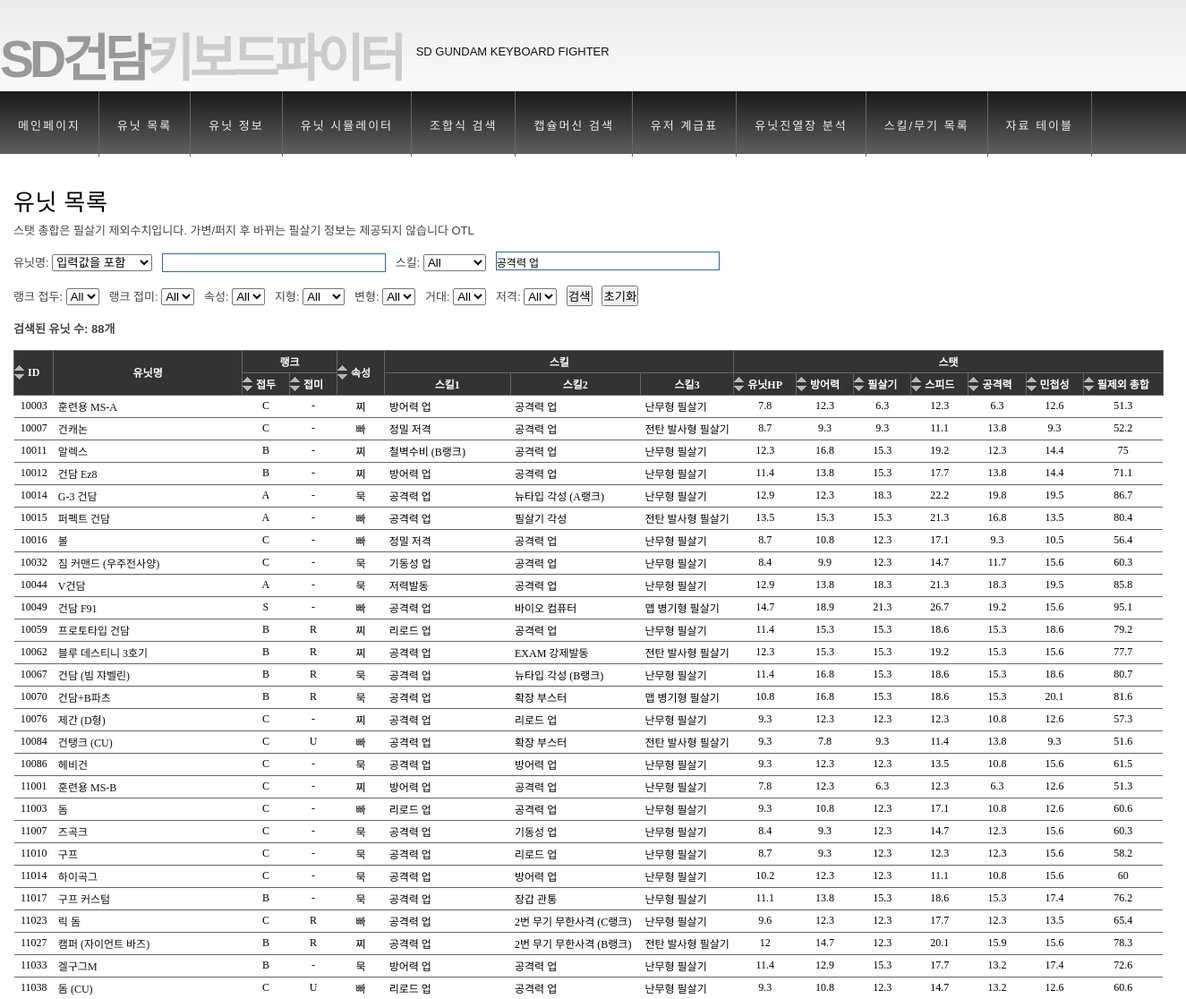
Page /unit_list.php?skillName_q=공격력+업 (upper part) on the earlier database version.
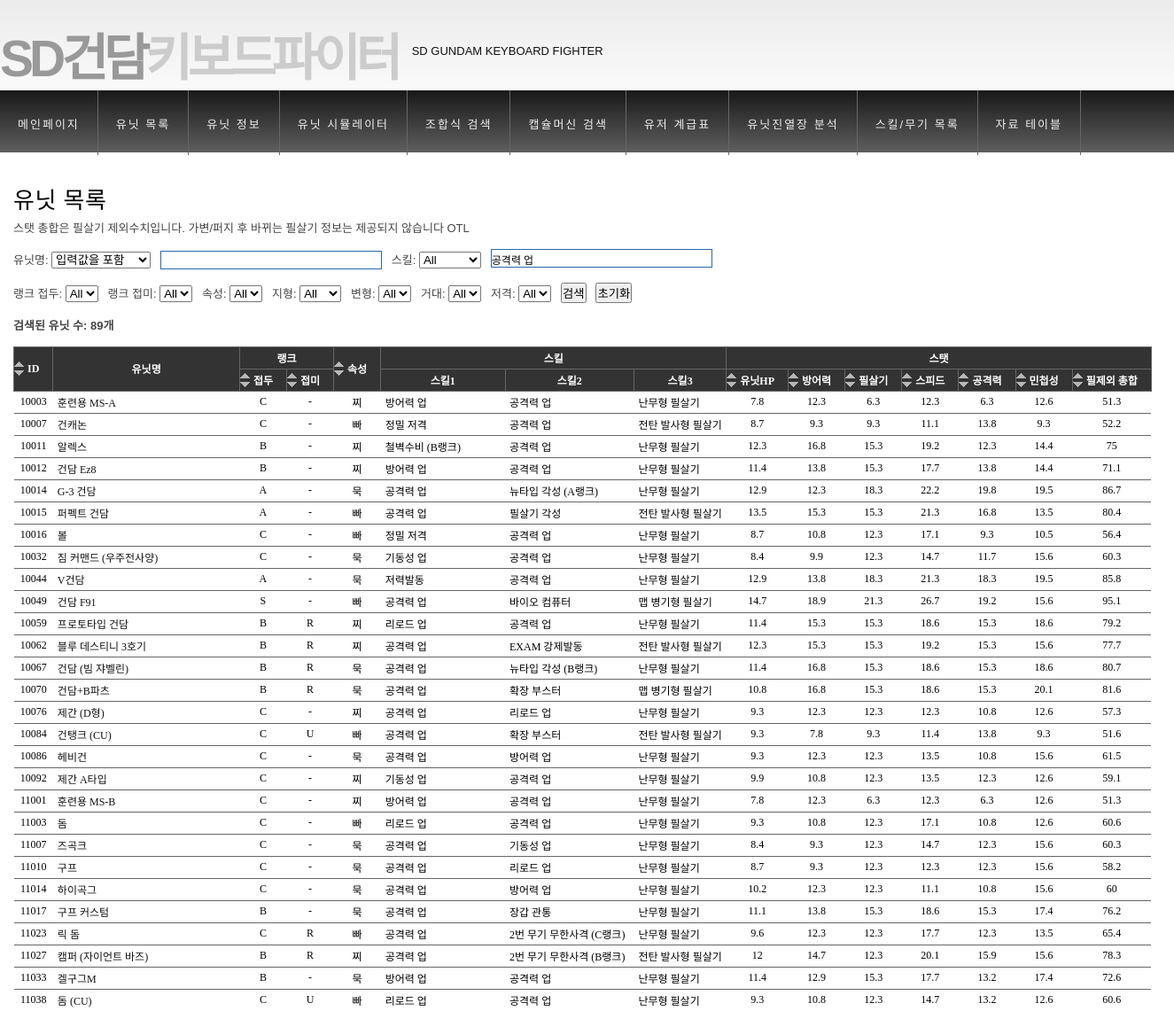
Same page on the later database version.
### tables this page shows
CREATE TABLE IF NOT EXISTS `unit` (
  `UnitID` int(11) DEFAULT NULL,
  `UnitNo` int(11) DEFAULT NULL,
  `Model` varchar(30) DEFAULT NULL,
  `RankPrefix` char(1) DEFAULT NULL,
  `RankSuffix` char(1) DEFAULT NULL,
  `Property` varchar(3) DEFAULT NULL,
  `Weapon1No` int(11) DEFAULT NULL,
  `Weapon1Name` varchar(20) DEFAULT NULL,
  `Weapon2No` int(11) DEFAULT NULL,
  `Weapon2Name` varchar(20) DEFAULT NULL,
  `Weapon3No` int(11) DEFAULT NULL,
  `Weapon3Name` varchar(20) DEFAULT NULL,
  `Weapon4No` int(11) DEFAULT NULL,
  `Weapon4Name` varchar(20) DEFAULT NULL,
  `Weapon5No` int(11) DEFAULT NULL,
  `Weapon5Name` varchar(20) DEFAULT NULL,
  `Weapon6No` int(11) DEFAULT NULL,
  `Weapon6Name` varchar(20) DEFAULT NULL,
  `Skill1Name` varchar(20) DEFAULT NULL,
  `Skill2Name` varchar(20) DEFAULT NULL,
  `Skill3Name` varchar(20) DEFAULT NULL,
  `UnitStat1` float DEFAULT NULL,
  `UnitStat2` float DEFAULT NULL,
  `UnitStat3` float DEFAULT NULL,
  `UnitStat4` float DEFAULT NULL,
  `UnitStat5` float DEFAULT NULL,
  `UnitStat6` float DEFAULT NULL,
  `Comment` text,
  `Landform` varchar(5) DEFAULT NULL,
  `Modification` varchar(3) DEFAULT NULL,
  `Repair` varchar(3) DEFAULT NULL,
  `Oversize` varchar(3) DEFAULT NULL,
  `Sniping` varchar(3) DEFAULT NULL
);

### inc/function.php (called while the page is built, shortened)
<?
function GenerateQueryCondition($arrCondition){
	$isFirstCondition=true;
	$query_condition="";
	foreach($arrCondition as $condition){
		if($isFirstCondition){
			$isFirstCondition=false;
			$query_condition=$query_condition." WHERE";
		}else{
			$query_condition=$query_condition." AND";
		}
		$query_condition=$query_condition." ".$condition;
	}
	return $query_condition;
}
?>

### unit_list.php (the view, shortened to what this page needs)
<?
include_once("header.php");
$arrCondition=array();
$model="";
$modelOption="";
$skillSlot="";
$skillName="";
if( strlen($_GET["skillName_q"])!=0 ){
	$skillName=$_GET["skillName_q"];
	if($skillSlot==""){
		$query_partial="(Skill1Name='$skillName' OR Skill2Name='$skillName' OR Skill3Name='$skillName')";
	}else{
		$query_partial="Skill".$skillSlot."Name='$skillName'";
	}
	array_push($arrCondition, $query_partial);
}
$rankPrefix="";
$rankSuffix="";
$property="";
$landform="";
$modification="";
$oversize="";
$sniping="";
$query="SELECT * FROM unit";
$query=$query.GenerateQueryCondition($arrCondition);
$query=$query." ORDER BY UnitID ASC";
$result=mysql_query($query);
?>
<h2>유닛 목록</h2>
스탯 총합은 필살기 제외수치입니다. 가변/퍼지 후 바뀌는 필살기 정보는 제공되지 않습니다 OTL<br/>
<br/>
<form id="unitCondition_form" action="unit_list.php" method="get">
	유닛명: 	<select name="modelOption_q">
		<option value="include" <?if($modelOption=="include"){echo "selected='selected'"; }?> >입력값을 포함</option>
	</select>
	<input type="text" autocomplete="off" id="model_q" name="model_q" class="inputtext suggest_common" value="<?=$model?>"/>
	&nbsp;
	스킬:	<select name="skillSlot_q">
		<option value="" <?if($skillSlot==""){echo "selected='selected'"; }?> >All</option>
	</select>
	<input type="text" autocomplete="off" id="skillName_q" name="skillName_q" class="inputtext suggest_common" value="<?=$skillName?>"/>
	<br/><br/>
	랭크 접두: <select name="rankPrefix_q">
		<option value="" <?if($rankPrefix==""){echo "selected='selected'"; }?> >All</option>
	</select>
	&nbsp;
	랭크 접미: <select name="rankSuffix_q">
		<option value="" <?if($rankSuffix==""){echo "selected='selected'"; }?> >All</option>
	</select>
	&nbsp;
	속성: <select name="property_q">
		<option value="" <?if($property==""){echo "selected='selected'"; }?> >All</option>
	</select>
	&nbsp;
	지형: <select name="landform_q">
		<option value="" <?if($landform==""){echo "selected='selected'"; }?> >All</option>
	</select>
	&nbsp;
	변형: <select name="modification_q">
		<option value="" <?if($modification==""){echo "selected='selected'"; }?> >All</option>
	</select>
	&nbsp;
	거대: <select name="oversize_q">
		<option value="" <?if($oversize==""){echo "selected='selected'"; }?> >All</option>
	</select>
	&nbsp;
	저격: <select name="sniping_q">
		<option value="" <?if($sniping==""){echo "selected='selected'"; }?> >All</option>
	</select>
	<input type="submit" value="검색" />
	<input type="button" value="초기화" onclick="location.href='unit_list.php'"/>
</form>
<br/>
<strong>검색된 유닛 수: <?=mysql_num_rows($result)?>개</strong><br/>
<br/>
<table class="example table-autosort">
<thead>
<tr>
	<th class="table-sortable:numeric" rowspan="2">ID</th>
	<th rowspan="2">유닛명</th>
	<th colspan="2">랭크</th>
	<th class="table-sortable:alphanumeric" rowspan="2">속성</th>
	<th colspan="3">스킬</th>
	<th colspan="7">스탯</th>
</tr>
<tr>
	<th class="table-sortable:alphanumeric">접두</th>
	<th class="table-sortable:alphanumeric">접미</th>
	<th>스킬1</th>
	<th>스킬2</th>
	<th>스킬3</th>
	<th class="table-sortable:numeric">유닛HP</th>
	<th class="table-sortable:numeric">방어력</th>
	<th class="table-sortable:numeric">필살기</th>
	<th class="table-sortable:numeric">스피드</th>
	<th class="table-sortable:numeric">공격력</th>
	<th class="table-sortable:numeric">민첩성</th>
	<th class="table-sortable:numeric">필제외 총합</th>
</tr>
</thead>
<tbody>
<?
while($row = mysql_fetch_array($result)){
	$property="";
	if($row['Property']=="muk"){
		$property="묵";
	}else if($row['Property']=="chi"){
		$property="찌";
	}else if($row['Property']=="ba"){
		$property="빠";
	}
	$stat_sum=$row[UnitStat1]+$row[UnitStat2]+$row[UnitStat4]+$row[UnitStat5]+$row[UnitStat6];
	echo "<tr>
		<td class='center'>$row[UnitID]</td>
		<td><a href='unit_info.php?unitID_q=$row[UnitID]'>$row[Model]</a></td>
		<td class='center'>$row[RankPrefix]</td>
		<td class='center'>$row[RankSuffix]</td>
		<td class='center'>$property</td>
		<td>$row[Skill1Name]</td>
		<td>$row[Skill2Name]</td>
		<td>$row[Skill3Name]</td>
		<td class='center'>$row[UnitStat1]</td>
		<td class='center'>$row[UnitStat2]</td>
		<td class='center'>$row[UnitStat3]</td>
		<td class='center'>$row[UnitStat4]</td>
		<td class='center'>$row[UnitStat5]</td>
		<td class='center'>$row[UnitStat6]</td>
		<td class='center'>$stat_sum</td>
		</tr>";
}
?>
</tbody>
</table>
<?
include_once("footer.php");
?>

### header.php (shortened to what this page needs)
<?
include_once("inc/function.php");
?>
<html>
<head>
<link rel="stylesheet" href="styles/styles.css" type="text/css" />
<link rel="stylesheet" href="styles/table.css" type="text/css" />
<link rel="stylesheet" href="styles/unitInfo.css" type="text/css" />
<link rel="stylesheet" href="styles/unitSimulator.css" type="text/css" />
<link rel="stylesheet" href="styles/suggest.css" type="text/css" />
</head>
<body>
<table id="container">
<tr>
<td id="header">
	<h1><a href="index.php">SD건담<strong>키보드파이터</strong></a></h1>
	<h2>SD Gundam Keyboard Fighter</h2>
</td>
</tr>
<tr>
<td id="nav">
	<ul>
		<li><a href="index.php">메인페이지</a></li>
		<li><a href="unit_list.php">유닛 목록</a></li>
		<li><a href="unit_info.php">유닛 정보</a></li>
		<li><a href="unit_simulator.php">유닛 시뮬레이터</a></li>
		<li><a href="mix_search.php">조합식 검색</a></li>
		<li><a href="capsule_search.php">캡슐머신 검색</a></li>
		<li><a href="user_rank.php">유저 계급표</a></li>
		<li><a href="diorama_analysis.php">유닛진열장 분석</a></li>
		<li><a href="skill_weapon_list.php">스킬/무기 목록</a></li>
		<li><a href="data_table.php">자료 테이블</a></li>
	</ul>
</td>
</tr>
 <tr>
 <td id="content">

### footer.php (shortened to what this page needs)
</td>
</tr>
</table>
</body>
</html>

### styles/styles.css (style rules this page uses)
html { width:100%; }
body { background: #fff url('../images/bodybg.jpg') repeat-x scroll top left; margin:0; padding:0; font-family: Dotum, Arial, Helvetica, sans-serif; font-size: 12px; color: #444; width:100%; }
* { margin:0; padding:0; }
table { border:0px; padding:0px; margin:0px; border-collapse: collapse; }
a:link { color: #111; text-decoration: none; }
h1 { color: #999; font-size: 35px; }
h2 { color: #000; font-family: Dotum, Arial, Helvetica, sans-serif; font-size: 26px; letter-spacing: 0.5px; font-weight: normal; padding: 0 0 5px; margin: 0; }
ul, ol { margin: 0 0 35px 35px; }
li { padding-bottom: 5px; }
.center { text-align:center; }
.inputtext { border:1px solid #2969b0; height:21px; padding-top:2px; font-size:12px; font-family:Dotum,����; }
#container { margin:0; padding:0; width:100%; }
#header { padding: 0; margin: 0; height: 94px; }
#header h1 { padding-top: 20px; }
#header h1 a { font-family: dotum, Arial, Helvetica, sans-serif; color: #999; font-size: 57px; font-weight: bold; text-decoration: none; letter-spacing: -5px; float: left; }
#header h1 a strong { font-weight: bold; color: #ccc; }
#header h2 { color: #111; float: left; font-family: Arial, Helvetica, sans-serif; font-size: 13px; margin-left: 12px; margin-top: 30px; padding-left: 4px; text-transform: uppercase; letter-spacing: 0; }
#nav { background: #fff url('../images/navbg.jpg') repeat-x scroll top left; height: 70px; width: 100%; }
#nav ul { list-style: none; padding: 0; margin: 0; height: 70px; width:1300px; white-space:nowrap; }
#nav ul li { float: left; display:inline; padding: 0; white-space:nowrap; }
#nav ul li a { color: #EEEEEE; display: block; font-family: Dotum, Tahoma, Geneva, sans-serif; font-size: 13px; font-weight: normal; letter-spacing: 2px; padding: 28px 20px 26px; text-decoration: none; border-right: 1px solid #666; float: left; }
#content { background-color:#fff; padding: 30px 15px; font-family: Dotum, Tahoma, Geneva, sans-serif; font-size: 13px; }

### styles/table.css (style rules this page uses)
table.example { border-collapse:collapse; font-size:9pt; font-family:dotum; }
table.example th { background-color:#333; color:white; border:1px solid #666; padding:3px 15px 3px 15px; white-space:nowrap; }
table.example td { color:black; border-bottom: 1px solid #666; padding:3px 5px 3px 5px; white-space:nowrap; }
th.table-sortable { cursor:pointer; background-image:url("../images/sortable.gif"); background-position:center left; background-repeat:no-repeat; padding-left:12px; }
table.example tbody a:link { text-decoration:none; }

### styles/suggest.css (style rules this page uses)
.suggest_common { width:250px; }

Differences in the rows shown:
added unit: UnitID "10092", Model "제간 A타입", RankPrefix "C", RankSuffix "-", Property "찌", Skill1Name "기동성 업", Skill2Name "공격력 업", Skill3Name "난무형 필살기", UnitStat1 "9.9", UnitStat2 "10.8", UnitStat3 "12.3", UnitStat4 "13.5", UnitStat5 "12.3", UnitStat6 "12.6", stat_sum "59.1"
Other differences:
mysql_num_rows($result): "88" → "89"
